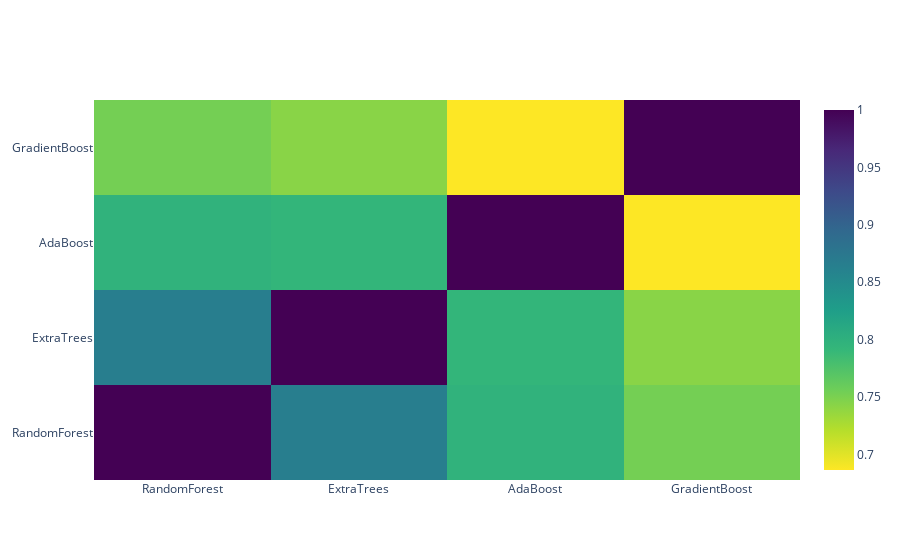

The notebook cell this image was saved under:
### Markdown cell above
### Correlation Heatmap of the Second Level Training set

### Code cell
data = [
    go.Heatmap(
    z = base_predictions_train.astype(float).corr().values,
        x = base_predictions_train.columns.values,
        y = base_predictions_train.columns.values,
        colorscale='Viridis',
        showscale = True,
        reversescale = True)
]
py.iplot(data, filename='labelled-heatmap')

### Figure 1 — Plotly figure (JSON) as saved in the notebook; plotly's stock layout.template omitted (floating-point values rounded to 4 significant figures)
{"data": [{"colorscale": [[0, "#440154"], [0.1111, "#482878"], [0.2222, "#3e4989"], [0.3333, "#31688e"], [0.4444, "#26828e"], [0.5556, "#1f9e89"], [0.6667, "#35b779"], [0.7778, "#6ece58"], [0.8889, "#b5de2b"], [1, "#fde725"]], "reversescale": true, "showscale": true, "type": "heatmap", "x": ["RandomForest", "ExtraTrees", "AdaBoost", "GradientBoost"], "y": ["RandomForest", "ExtraTrees", "AdaBoost", "GradientBoost"], "z": [[1, 0.8664, 0.7974, 0.753], [0.8664, 1, 0.7941, 0.7427], [0.7974, 0.7941, 1, 0.6865], [0.753, 0.7427, 0.6865, 1]]}], "layout": {}}
